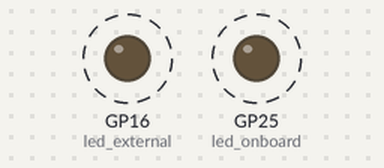
A program run on a simulated Raspberry Pi Pico running MicroPython. Shown: output pins drawn as LEDs (lit = HIGH). Dashed ring = blinking. What the program prints to the serial console is not drawn.

Above: at 0.5 s.
Timing chart, 0 to 4.6 s (numbered marks = the images above):
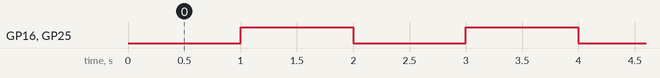

Measured:
- by itself, GP16 (led_external), GP25 (led_onboard): alternates HIGH for 1.0 s and LOW for 1.0 s

The program:

main.py
```python
from machine import Pin, Timer

# Onboard LED (Warning this LED can in rare cases die/be dead!)
led_onboard = Pin("LED", Pin.OUT)

# External LED (connected on one side to GPIO PIN 0 with a 220 Ohm resistor in between and to any GND PIN on the other)
led_external = Pin(16, Pin.OUT)


def blink(timer):
    print("toggle LED")
    led_onboard.toggle()
    led_external.toggle()


def main():
    # Create a timer which compared to sleep does not block the whole processor
    # It executes its callback in the background, allowing the rest of the program to run concurrently
    # sleep on the other hand blocks the entire program execution, pausing all operations for the specified duration
    timer = Timer()
    # period=milliseconds / freq=hertz
    timer.init(period=1000, mode=Timer.PERIODIC, callback=blink)


main()
```
